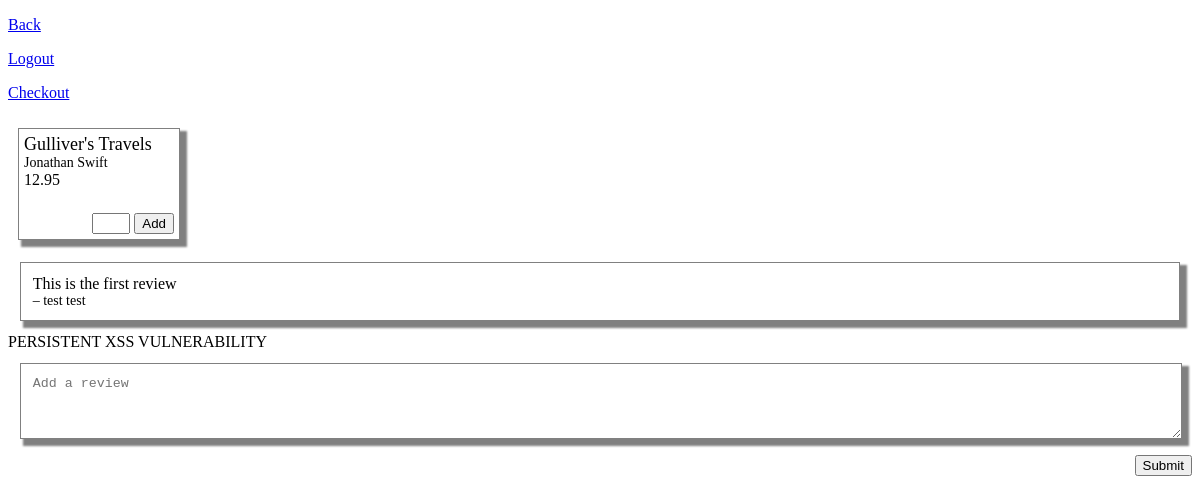
The app's page /Project/item.php?id=1 (signed in) with its own data.
### tables this page shows
CREATE TABLE Books (
	id INT PRIMARY KEY AUTO_INCREMENT,
	title VARCHAR(255) NOT NULL,
	author VARCHAR(255) NOT NULL,
	price DECIMAL(6,2) NOT NULL,
	fiction BOOLEAN,
	nonfiction BOOLEAN,
	adventure BOOLEAN,
	mystery BOOLEAN,
	history BOOLEAN,
	biography BOOLEAN,
	fantasy BOOLEAN
);

CREATE TABLE Reviews(
	id INT PRIMARY KEY AUTO_INCREMENT,
	bookid INT,
	review TEXT,
	accountid INT,
	time INT UNSIGNED,
	FOREIGN KEY (bookid) REFERENCES Books(id),
	FOREIGN KEY (accountid) REFERENCES Accounts(id)
);

CREATE TABLE Accounts (
	id INT PRIMARY KEY AUTO_INCREMENT,
	username VARCHAR(255) NOT NULL,
	firstname VARCHAR(255) NOT NULL,
	lastname VARCHAR(255) NOT NULL,
	contact VARCHAR(255),
	email VARCHAR(255),
	password VARCHAR(255) NOT NULL,
	secretkey VARCHAR(255),
	nonce VARCHAR(255)
);

### Project/item.php (the view, shortened to what this page needs)
<?php
require('db.php');
$id = $_GET["id"];
$id = mysqli_real_escape_string($con,stripslashes($id));
$result = mysqli_query($con,"SELECT * FROM Books WHERE id='$id'");
$result = mysqli_fetch_assoc($result);
$reviews = mysqli_query($con,"SELECT * FROM Reviews WHERE bookid=$id");
?>
<!DOCTYPE html>
<html>
<head>
	<link rel="stylesheet" href="css/style.css" />
	<link rel="stylesheet" href="css/item.css" />
</head>
<body>
	<div class="form">
		<p><a href="index.php">Back</a></p>
		<p><a href="logout.php">Logout</a></p>
		<p><a href="checkout.php">Checkout</a></p>
	</div>
	<div class="book-item">
		<div class="book-title">
			<?php echo $result["title"]; ?>
		</div>
		<div class="book-author">
			<?php echo $result["author"]; ?>
		</div>
		<div class="book-price">
			<?php echo $result["price"]; ?>
		</div>
		<form class='add-to-cart' method="post" action="<?php $_SERVER["REQUEST_URI"]; ?>">
			<input type='number' class='input-num' name='number' min="0">
			<input type='submit' value='Add'>
		</form>
	</div>
	<div>
		<?php
			while($row = mysqli_fetch_assoc($reviews)) {
				$query = "SELECT firstname,lastname FROM Accounts WHERE id=$row[accountid]";
				$name_result = mysqli_fetch_assoc(mysqli_query($con, $query));
				$name = "&ndash; " . $name_result["firstname"] . " " . $name_result["lastname"];
				?>
				<div class="review">
					<div class="rev-text"><?php echo $row["review"]; ?></div>
					<div class="rev-author"><?php echo $name; ?> </div>
				</div>
			<?php }
		?>
	</div>
	<div>PERSISTENT XSS VULNERABILITY</div>
	<form method="post" action="review.php">
		<textarea id="textbox" name="review" class="review" placeholder="Add a review"></textarea>
		<input type='submit' class='right' value='Submit'>
	</form>
</body>
</html>

### Project/css/style.css (style rules this page uses)
.book-item { display: inline-block; margin: 10px; width: 150px; height: 100px; vertical-align: top; border: 1px solid grey; box-shadow: 5px 5px 2px 2px grey; padding: 5px; position: relative; }
.book-title { font-size: 18px; }
.book-author { font-size: 14px; }
.input-num { width: 30px; }
.add-to-cart { position: absolute; bottom: 5px; right: 5px; }

### Project/css/item.css (style rules this page uses)
.review { margin: 1%; border: 1px solid grey; box-shadow: 5px 5px 2px 2px grey; padding: 1%; }
.rev-author { font-size: 14px; }
#textbox { margin: 1%; padding: 1%; width: 96%; min-height: 50px; }
.right { float: right; }

### records on screen
books: title "Gulliver's Travels", author "Jonathan Swift", price "12.95"
reviews: review "This is the first review", accountid.lastname "– test test"
